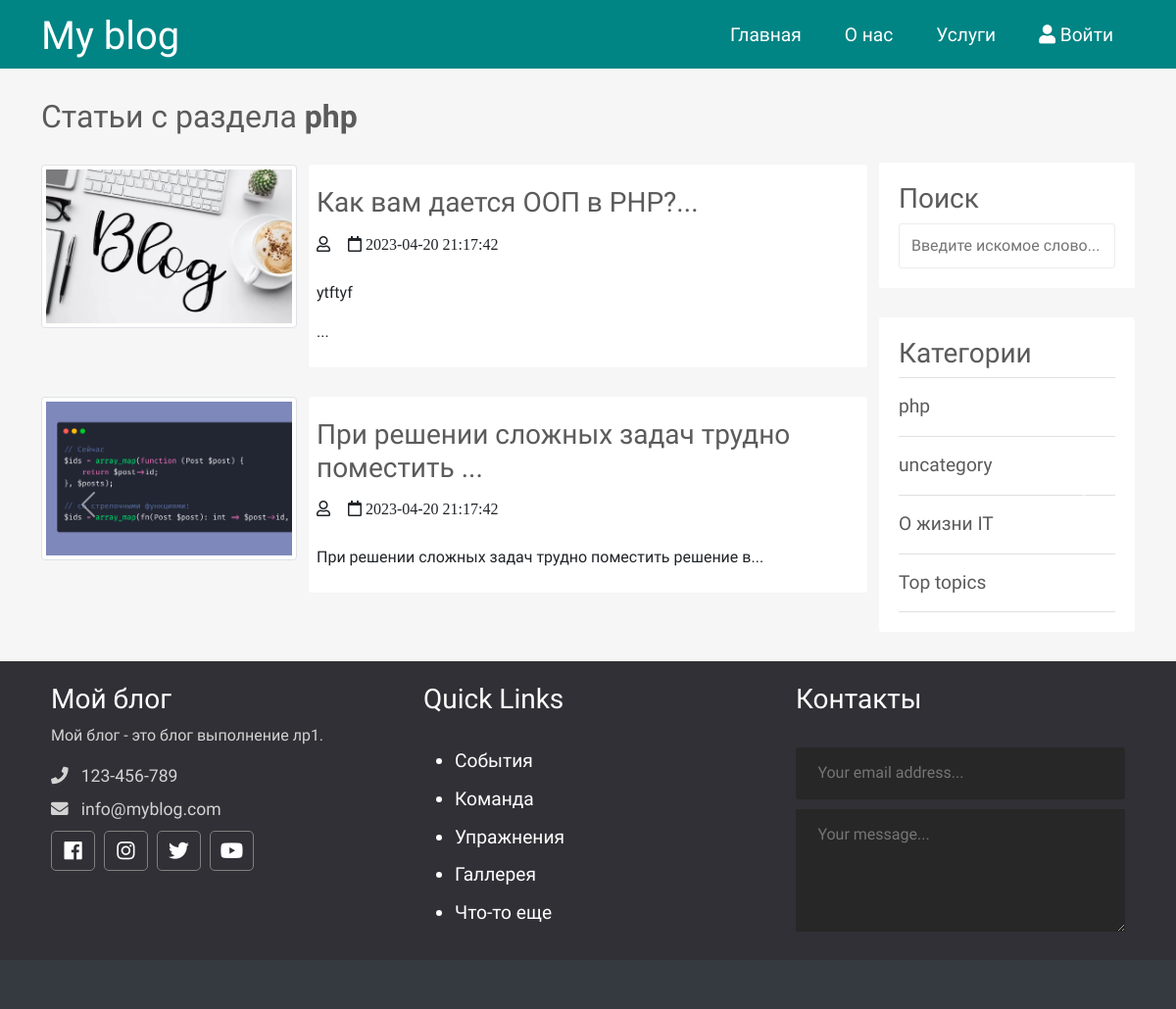
Screenshot of /category.php?id=15 with the database file from the repository.
### tables this page shows
CREATE TABLE `topics` (
  `id` int NOT NULL,
  `name` varchar(121) NOT NULL,
  `description` text NOT NULL
);

CREATE TABLE `posts` (
  `id` int NOT NULL,
  `id_user` int NOT NULL,
  `title` varchar(255) NOT NULL,
  `img` varchar(255) NOT NULL,
  `content` text NOT NULL,
  `status` tinyint NOT NULL,
  `id_topic` int DEFAULT NULL,
  `created_date` datetime NOT NULL DEFAULT CURRENT_TIMESTAMP
);

### app/database/db.php (called while the page is built, shortened)
<?php
require 'connect.php';
function dbCheckError($query){
    $errInfo = $query->errorInfo();
    return true;
}
function selectAll($table, $params = []){
    global $pdo;
    $sql = "SELECT * FROM $table";
    if(!empty($params)){
        $i = 0;
        foreach ($params as $key => $value){
            if ($i === 0){
                $sql = $sql . " WHERE $key=$value";
            }else{
                $sql = $sql . " AND $key=$value";
            }
            $i++;
        }
    }
    $query = $pdo->prepare($sql);
    $query->execute();
    return $query->fetchAll();
}
function selectOne($table, $params = []){
    global $pdo;
    $sql = "SELECT * FROM $table";
    if(!empty($params)){
        $i = 0;
        foreach ($params as $key => $value){
            if ($i === 0){
                $sql = $sql . " WHERE $key=$value";
            }else{
                $sql = $sql . " AND $key=$value";
            }
            $i++;
        }
    }
    $query = $pdo->prepare($sql);
    $query->execute();
    return $query->fetch();
}

### app/controllers/topics.php (called while the page is built, shortened)
<?php
include SITE_ROOT . "/app/database/db.php";
$topics = selectAll('topics');

### category.php (the view, shortened to what this page needs)
<?php
    include "app/controllers/topics.php";
    $posts = selectAll('posts', ['id_topic' => $_GET['id']]);
    $category = selectOne('topics', ['id' => $_GET['id']]);
?>
<!doctype html>
<html lang="en">
<head>
    <link href="https://cdn.jsdelivr.net/npm/bootstrap@5.0.0-beta2/dist/css/bootstrap.min.css" rel="stylesheet">
    <link rel="stylesheet" href="https://use.fontawesome.com/releases/v5.7.2/css/all.css"
>
    <link rel="stylesheet" href="assets/css/style.css">
</head>
<body>
<?php include("app/include/header.php"); ?>
        <button class="carousel-control-prev" type="button" data-bs-target="#carouselExampleCaptions"  data-bs-slide="prev">
            <span class="carousel-control-prev-icon" aria-hidden="true"></span>
        </button>
        <button class="carousel-control-next" type="button" data-bs-target="#carouselExampleCaptions"  data-bs-slide="next">
            <span class="carousel-control-next-icon" aria-hidden="true"></span>
        </button>
<div class="container">
    <div class="content row">
        <div class="main-content col-md-9 col-12">
            <h2>Статьи с раздела <strong><?=$category['name']; ?></strong></h2>
            <?php foreach ($posts as $post): ?>
                <div class="post row">
                    <div class="img col-12 col-md-4">
                        <img src="<?=BASE_URL . 'assets/images/posts/' . $post['img'] ?>" alt="<?=$post['title']?>" class="img-thumbnail">
                    </div>
                    <div class="post_text col-12 col-md-8">
                        <h3>
                            <a href="<?=BASE_URL . 'single.php?post=' . $post['id'];?>"><?=substr($post['title'], 0, 80) . '...'  ?></a>
                        </h3>
                        <i class="far fa-user"> <?=$post['username'];?></i>
                        <i class="far fa-calendar"> <?=$post['created_date'];?></i>
                        <p class="preview-text">
                            <?=mb_substr($post['content'], 0, 55, 'UTF-8'). '...'  ?>
                        </p>
                    </div>
                </div>
            <?php endforeach; ?>
        </div>
        <div class="sidebar col-md-3 col-12">
            <div class="section search">
                <h3>Поиск</h3>
                <form action="search.php" method="post">
                    <input type="text" name="search-term" class="text-input" placeholder="Введите искомое слово...">
                </form>
            </div>
            <div class="section topics">
                <h3>Категории</h3>
                <ul>
                    <?php foreach ($topics as $key => $topic): ?>
                    <li>
                        <a href="<?=BASE_URL . 'category.php?id=' . $topic['id']; ?>"><?=$topic['name']; ?></a>
                    </li>
                    <?php endforeach; ?>
                </ul>
            </div>
        </div>
    </div>
</div>
<?php include("app/include/footer.php"); ?>
</body>
</html>

### assets/css/style.css (style rules this page uses)
* { font-family: 'Comfortaa', cursive; }
html, h1, h2, h3, h4, h5, h6 { color: #5c5b5b; }
body { background: #f6f6f6; }
a { text-decoration: none; color: inherit; }
input { padding: 10px 12px; display: block; width: 100%; border-radius: 3px; border: 1px solid #ececec; line-height: 1.5rem; color: #444444; font-size: 1rem; }
.main-content h2 { margin: 30px 0; }
.main-content .post { margin-bottom: 30px; }
.main-content .post_text { background: #ffffff; padding: 8px; border-radius: 3px; }
.main-content .post_text h3 { margin: 14px 0; }
.main-content .post_text i { margin: 0px 14px 14px 0; }
.search { margin-top: 96px; }
.sidebar .section { background: #ffffff; padding: 20px; border-radius: 3px; margin-bottom: 30px; }
.sidebar .topics ul { margin: 0px; padding: 0px; list-style: none; border-top: 1px solid #e0e0e0; }
.sidebar .topics ul li a { display: block; padding: 15px 0px 15px 0px; border-bottom: 1px solid #e0e0e0; transition: all 0.3s; text-decoration: none; font-weight: 500; color: #5c5b5b; font-size: 1.2em; }

### rows the page displays
topics: name "php"
posts: img (picture), title "Как вам дается ООП в PHP?", created_date "2023-04-20 21:17:42", content "ytftyf"
posts: img (picture), title "При решении сложных задач трудно поместить", created_date "2023-04-20 21:17:42", content "При решении сложных задач трудно поместить решение в"
topics: name "uncategory"
topics: name "О жизни IT"
topics: name "Top topics"
